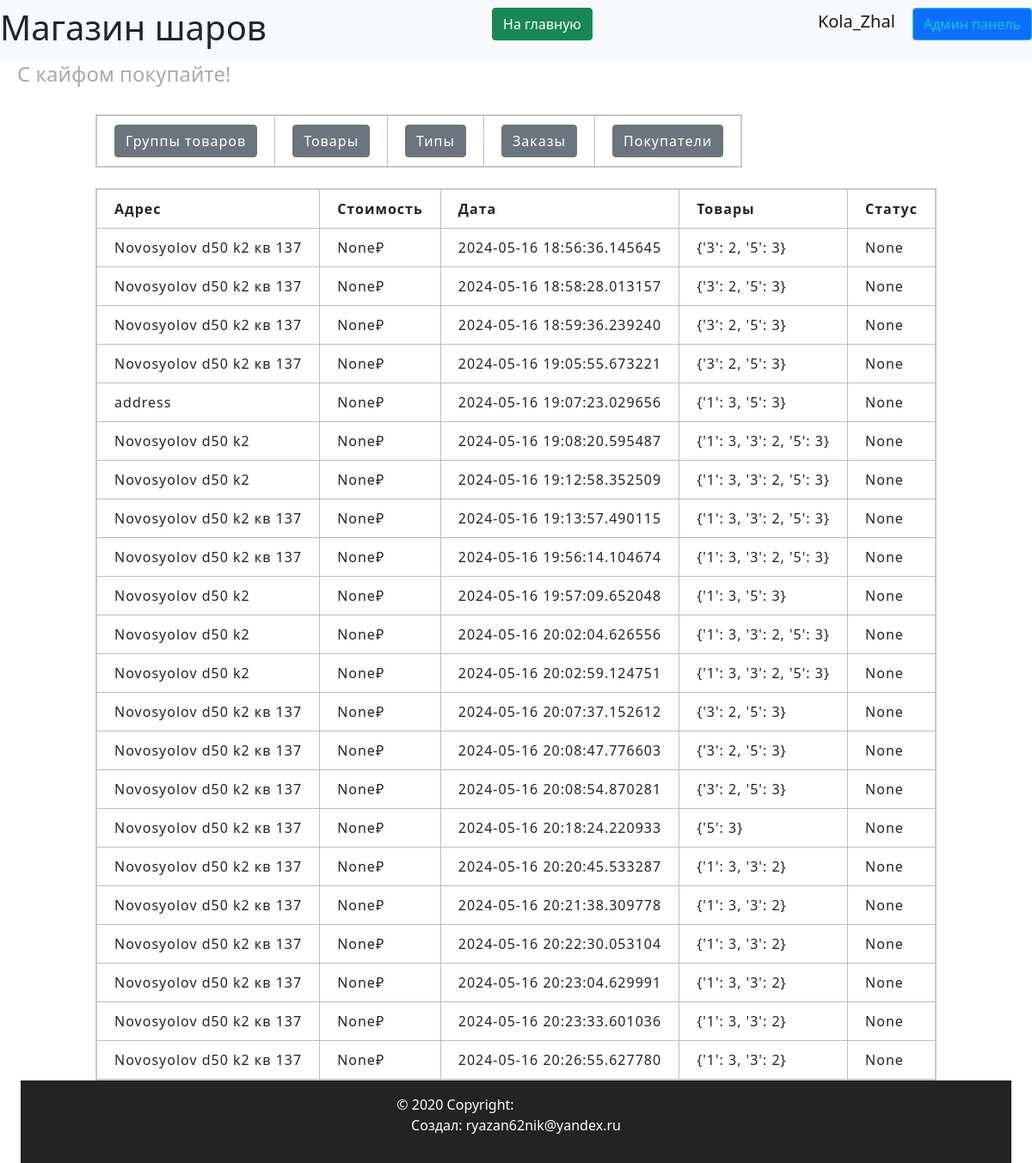
Page /admin/orders (signed in) on the earlier database version.
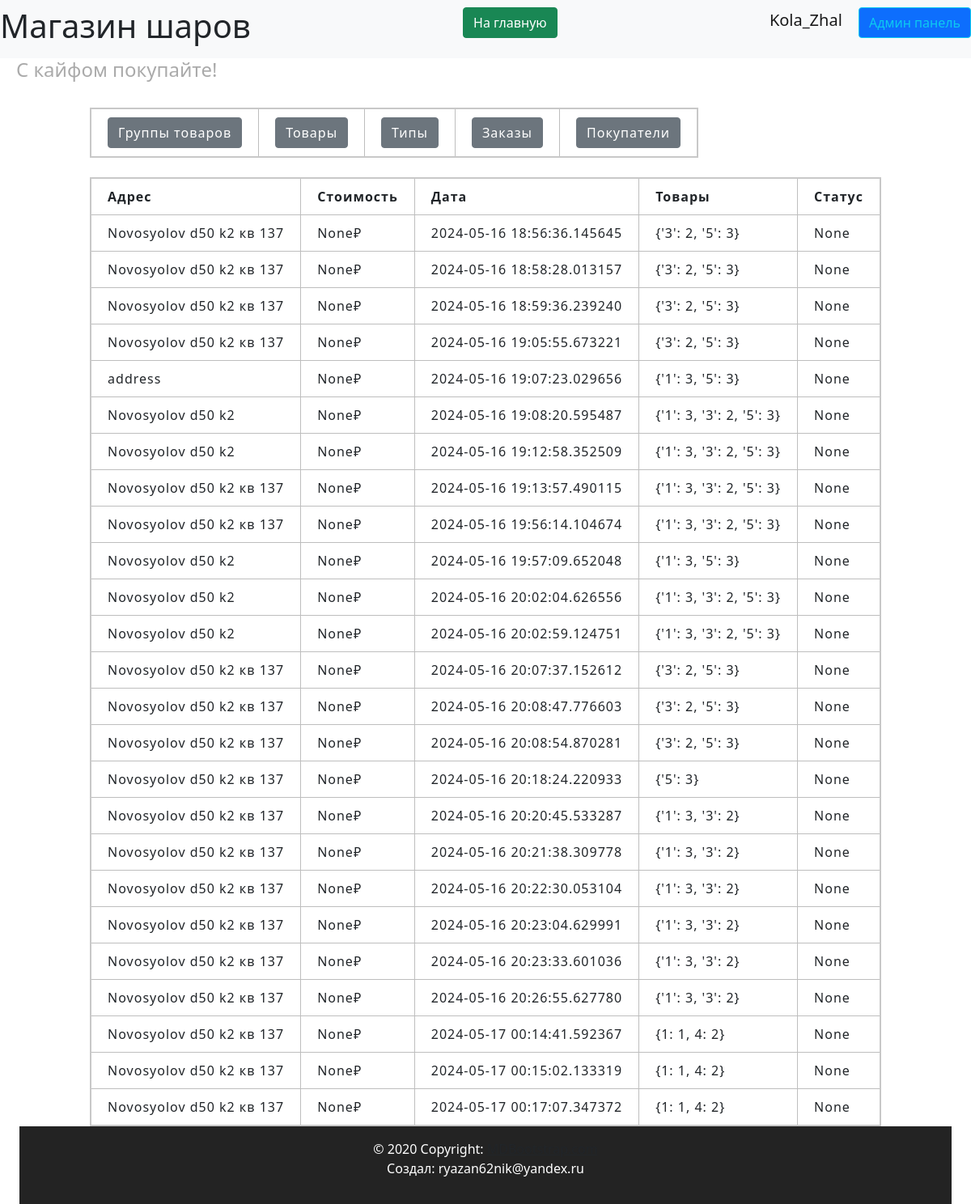
Same page on the later database version.
### data/users.py (models this page shows, shortened)
class User(SqlAlchemyBase, UserMixin, SerializerMixin):
    __tablename__ = 'users'
    id = sqlalchemy.Column(sqlalchemy.Integer,
                           primary_key=True, autoincrement=True)
    name = sqlalchemy.Column(sqlalchemy.String, nullable=True)
    tel = sqlalchemy.Column(sqlalchemy.String, nullable=True)
    email = sqlalchemy.Column(sqlalchemy.String,
                              index=True, unique=True, nullable=True)
    hashed_password = sqlalchemy.Column(sqlalchemy.String, nullable=True)
    created_date = sqlalchemy.Column(sqlalchemy.DateTime,
                                     default=datetime.datetime.now)
    basket = sqlalchemy.Column(sqlalchemy.String, default='{}')
    admin = sqlalchemy.Column(sqlalchemy.Boolean, default=False)
    tg_id = sqlalchemy.Column(sqlalchemy.String, nullable=True)
    confirmed = sqlalchemy.Column(sqlalchemy.Boolean, default=False)
    address = sqlalchemy.Column(sqlalchemy.String, nullable=True)
    orders = orm.relationship("Order", back_populates='user')

### data/orders.py (models this page shows)
class Order(SqlAlchemyBase):
    __tablename__ = 'orders'
    id = sqlalchemy.Column(sqlalchemy.Integer,
                           primary_key=True, autoincrement=True)
    address = sqlalchemy.Column(sqlalchemy.String, nullable=True)
    cost = sqlalchemy.Column(sqlalchemy.Integer, nullable=True)
    created_date = sqlalchemy.Column(sqlalchemy.DateTime,
                                     default=datetime.datetime.now)
    is_cost = sqlalchemy.Column(sqlalchemy.Boolean, default=False)
    content = sqlalchemy.Column(sqlalchemy.String)
    status = sqlalchemy.Column(sqlalchemy.String, nullable=True)
    data = sqlalchemy.Column(sqlalchemy.String, nullable=True)
    how_pay = sqlalchemy.Column(sqlalchemy.Integer, nullable=True)
    user_id = sqlalchemy.Column(sqlalchemy.Integer,
                                sqlalchemy.ForeignKey("users.id"))
    to_date = sqlalchemy.Column(sqlalchemy.DateTime,
                                nullable=True)
    user = orm.relationship('User')

### server.py (the view)
@app.route('/admin/orders', methods=['GET', 'POST'])
@login_required
def admin_orders():
    if current_user.admin:
        db_sess = db_session.create_session()
        orders = db_sess.query(Order).all()
        return render_template('pages/admin_orders.html', title='Админ панель',
                               orders=orders)

### data/db_session.py (called while the page is built)
def create_session() -> Session:
    global __factory
    return __factory()

### server.py (called while the page is built)
@login_manager.user_loader
def load_user(user_id):
    db_sess = db_session.create_session()
    return db_sess.query(User).get(user_id)

### templates/pages/admin_orders.html
{% extends "pages/base_admin.html" %}
{% block admincontent %}
<br>
<div>
    <table>
        <tr>
            <th>Адрес</th>
            <th>Стоимость</th>
            <th>Дата</th>
            <th>Товары</th>
            <th>Статус</th>
        </tr>
        {% for order in orders %}
        <tr>
            <td>{{ order.address }}</td>
            <td>{{ order.cost }}₽</td>
            <td>{{ order.created_date }}</td>
            <td>{{ order.content }}</td>
            <td>{{ order.status }}</td>
        </tr>
        {% endfor %}
    </table>
</div>
{% endblock %}

### templates/pages/base_admin.html
{% extends "base.html" %}
{% block content %}
<br>
<div>
    <table>
        <tr>
            <th><a href="/admin/productsgroups" class="btn btn-secondary">Группы товаров</a></th>
            <th><a href="/admin/products" class="btn btn-secondary">Товары</a></th>
            <th><a href="/admin/types" class="btn btn-secondary">Типы</a></th>
            <th><a href="/admin/orders" class="btn btn-secondary">Заказы</a></th>
            <th><a href="/admin/users" class="btn btn-secondary">Покупатели</a></th>
        </tr>
    </table>
</div>
<div>
    {% block admincontent %}{% endblock %}
</div>
{% endblock %}

### templates/base.html (shortened to what this page needs)
<!doctype html>
<html lang="ru">
<head>
    <link rel="stylesheet" href="{{ url_for('static', filename='css/bootstrap.min.css') }}">
    <link rel="stylesheet" href="{{ url_for('static', filename='css/header.css') }}">
    <link rel="stylesheet" href="{{ url_for('static', filename='css/footer.css') }}">
    <link rel="stylesheet" href="{{ url_for('static', filename='css/style.css') }}">
    <link rel="stylesheet" href="{{ url_for('static', filename='css/mystyle.css') }}">
</head>
<body>
{% include 'includes/header.html' %}
<div class="container">
    <main>
        {% block content %}
        {% endblock %}
    </main>
    {% include 'includes/footer.html' %}
</div>
</body>
</html>

### templates/includes/header.html
<header>
    <nav class="navbar navbar-light bg-light">
        <h1> Магазин шаров</h1>
        <p align="right">
            <a href="/index" class="btn btn-success"> На главную </a>
        </p>
        {% if current_user.is_authenticated %}
        <p align="right">
            <a class="navbar-brand" href="/logout">{{ current_user.name }}</a>
            {% if current_user.admin%}
            <a class="btn btn-primary btn btn-outline-info mr-2" href="/admin/products">Админ панель</a>
            {% endif %}
            {% else %}
        <p align="right">
            <a class="btn btn-primary " href="/register">Зарегистрироваться</a>
            <a class="btn btn-success" href="/login">Войти</a>
        </p>
        {% endif %}
    </nav>
    <h4 align="left">С кайфом покупайте!</h4>
</header>

### templates/includes/footer.html
<footer class="bg-body-tertiary text-center text-lg-start">
  <div class="text-center p-3">
    © 2020 Copyright:
    <a class="text-body" href="https://mdbootstrap.com/">MDBootstrap.com</a>
    <p>Создал: ryazan62nik@yandex.ru</p>
  </div>
</footer>

### static/css/header.css (style rules this page uses)
:root { --main-color: #0179FA; --second-color: white; }

### static/css/footer.css (style rules this page uses)
:root { --main-color: #111111; --second-color: white; }
footer { background-color: var(--main-color); }

### static/css/style.css (style rules this page uses)
:root { --main-color: #0179FA; --second-color: #ffffff; --thirdly_color: #629ee3; }
body { background-color: var(--second-color); }

### static/css/mystyle.css (style rules this page uses)
html { --firstly-color: white; --secondary-color: rgba(91, 82, 212, 0.837); --thirdly-color: rgb(99, 96, 105); --fourly-color: rgb(144, 182, 242); --black: rgb(35, 35, 35); --dark-blue: #12191D; --white: #FFFFFF; --green: #33FF00; --caribbean: #00E197; --light-green: #8EEF8C; --turquoise: #12EEFF; --pink: #F053D5; --red: #FE785A; --gray-900: #0C1114; --gray-700: #242A2C; --gray-650: #495257; --gray-600: #424B4F; --gray-500: #495257; --gray-300: #8D979E; --gray-200: #ACB4B9; --gray-150: #AEB6BB; --gray-100: #EEF1F3; --gray-50: #F6F8F9; }
h4 { padding-left: 20px; color: #aaaaaa; }
table { border-collapse: collapse; border: 2px solid rgb(200, 200, 200); letter-spacing: 1px; }
td, th { border: 1px solid rgb(190, 190, 190); padding: 10px 20px; }
footer { clear: both; padding: 0; background: var(--black); color: #FFFFFF; overflow: hidden; min-width: 100; }
.container { display: flex; flex-direction: column; min-height: 100vh; min-width: 98vw; justify-content: space-evenly; }
main { flex: 1; max-width: 98vw; justify-content: center; display: block; margin: 0 auto; text-align: left; }
body { margin: 0; padding: 0; text-align: center; }

Differences in the rows shown:
added Order: address "Novosyolov d50 k2 кв 137", cost "None", created_date "2024-05-17 00:14:41.592367", content "{1: 1, 4: 2}", status "None"
added Order: address "Novosyolov d50 k2 кв 137", cost "None", created_date "2024-05-17 00:15:02.133319", content "{1: 1, 4: 2}", status "None"
added Order: address "Novosyolov d50 k2 кв 137", cost "None", created_date "2024-05-17 00:17:07.347372", content "{1: 1, 4: 2}", status "None"
